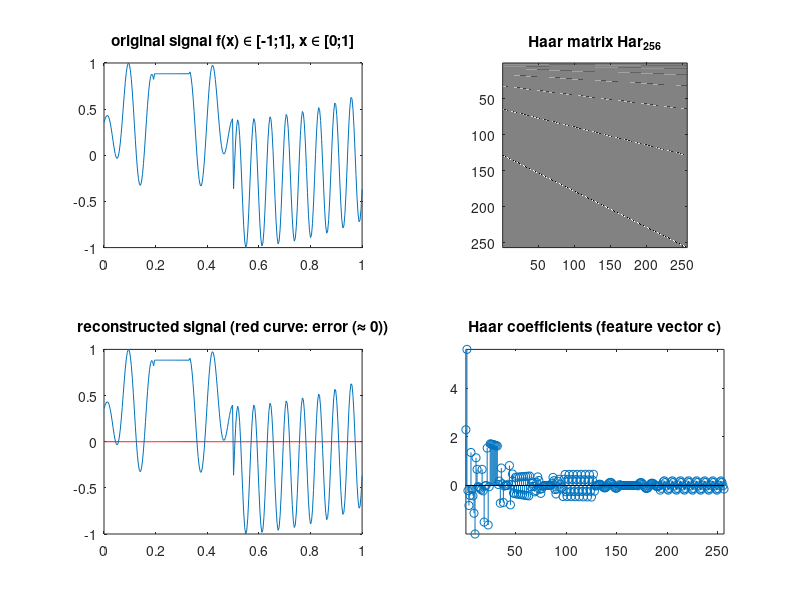

This chart was generated by the following MATLAB code:
function haar_transform()
    close all;
    clear all;
    clc;

    % length of signal (must be a "power of 2")
    N = 256;
    
    % create a fancy 1D signal f of length N
    x = 0:1/(N-1):1;
    f = sin(12.345*x) .* cos(67*x);
    f(1,N/2+1:end) = sin(100*x(1,N/2+1:end)) - cos(x(1,N/2+1:end).^2); 
    f(1,floor(N/5):floor(N/3)) = 0.75;
    f = 2*mat2gray(f)-1; % f now in [-1;1]
    subplot(2,2,1); plot(x,f); title('original signal f(x) \in [-1;1], x \in [0;1]'); axis([0 1 -1 1]);
    
    % create Haar matrix of same size^2 (NxN)
    M = N; % see slides
    Har = create_haar_matrix(M);
    subplot(2,2,2); imagesc(Har); colormap gray; title(['Haar matrix Har_{' num2str(M) '}']); axis image;
    
    % transform signal
    c = Har * f';
    subplot(2,2,4); stem(c); axis([1 N min(c(:)) max(c(:))]); title('Haar coefficients (feature vector c)'); 
    
    % reconstruct (approximated) original signal
    f_rec = Har\c; % == inv(Har)*c
    subplot(2,2,3); plot(x,f_rec); title('reconstructed signal (red curve: error (\approx 0))'); axis([0 1 -1 1]);
    hold on;
    plot(x, abs(f_rec-f'), 'r'); % error
    hold off;
end

function Har = create_haar_matrix(M)

    % see slides ;)
    Har = zeros(M, M);
    Har(1,:) = 1/sqrt(M); % k = 0
    for k = 1:M-1
        % compute p and q
        p = floor(log(k)/log(2)); 
        q = k - 2^p + 1;
        Har(k+1,:) = h(zeros(1,size(Har,2)),p,q);        
    end
    
    
    function x = h(x,p,q)
        x_vec = 0:1/(size(x,2)-1):1;

        x(1, ( x_vec >= (q-1)/2^p   ) & ( x_vec <= (q-0.5)/2^p) ) =  2^(p/2);
        x(1, ( x_vec >= (q-0.5)/2^p ) & ( x_vec <= q/2^p)       ) = -2^(p/2);
        x = 1/sqrt(M) * x;
    end
    
end
